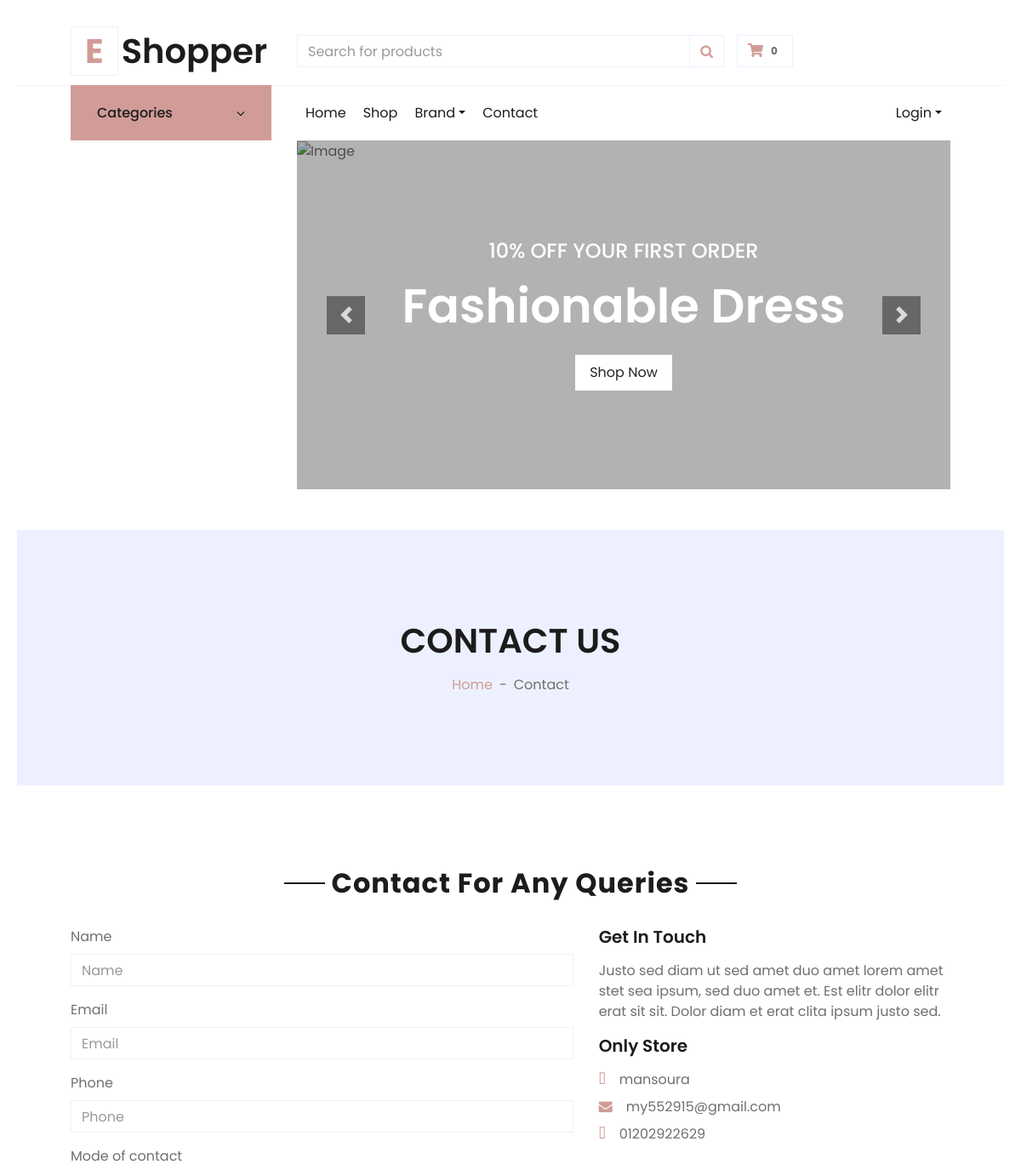
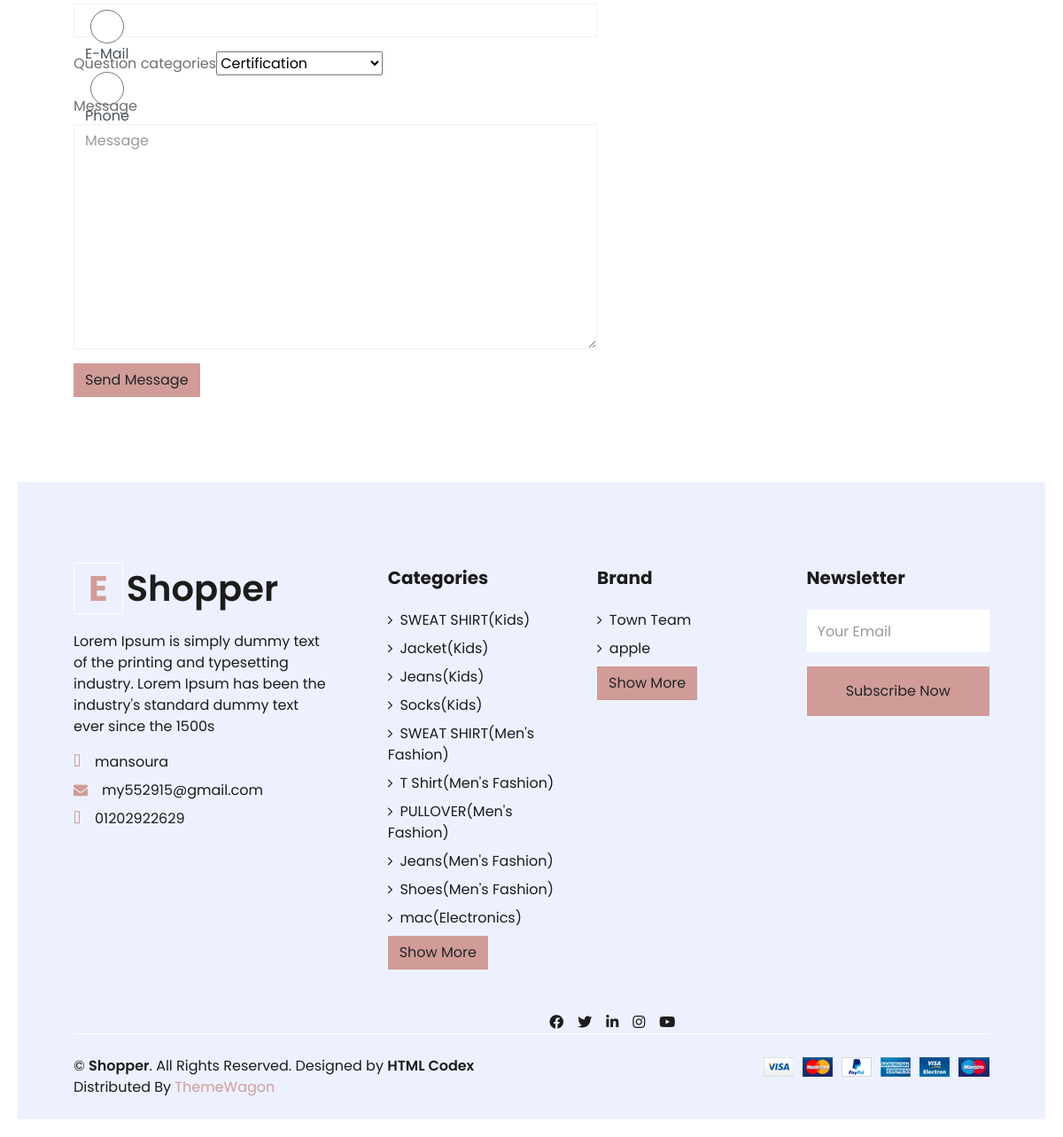
The app's page /contact with its own data (2 pictures, top to bottom).
### settings/models.py (models this page shows, shortened)
class Info(models.Model):
    site_name = models.CharField( max_length=50)
    description = models.TextField(max_length=1000)
    phone = models.CharField( max_length=30 , null=True, blank=True)
    email = models.EmailField( max_length=254 , null=True, blank=True)
    address = models.CharField( max_length=50 , null=True, blank=True)
    image = models.ImageField(upload_to='settings/', null=True, blank=True )
    fb_link = models.URLField( max_length=200)
    twitter_link = models.URLField( max_length=200)
    instagram_link = models.URLField( max_length=200)

class Brand(models.Model):
    BRDName = models.CharField(max_length=40)
    image = models.ImageField(upload_to='product/',blank=True, null=True)
    BRDDesc = models.TextField(blank=True, null=True)
    class Meta:
        verbose_name = _("Brand")
        verbose_name_plural = _("Brands")
    def __str__(self):
        return self.BRDName

### product/models.py (models this page shows)
class Subcategory(models.Model):
    category = models.ForeignKey(ProductCategory, on_delete=models.CASCADE)
    name = models.CharField(max_length=100)
    image = models.ImageField(upload_to='subcategoryimages/',blank=True)
    def __str__(self):
        return self.name

class ProductCategory(models.Model):
    name = models.CharField(max_length=60)
    def __str__(self):
        return self.name

### settings/views.py (the view, shortened to what this page needs)
# urls.py: path( 'contact',contact , name='contact' ),
def contact(request):
    site_info = Info.objects.last()
    form = ContactForm()
    context = {'form': form ,
               'site_info': site_info}
    return render(request,'settings/contact.html',context)

### settings/templates/settings/contact.html (shortened to what this page needs)
{% extends 'base.html' %}
{% load static %}
{% load django_bootstrap5 %}
{% block body %}
<div class="container-fluid bg-secondary mb-5">
    <div class="d-flex flex-column align-items-center justify-content-center" style="min-height: 300px">
        <h1 class="font-weight-semi-bold text-uppercase mb-3">Contact Us</h1>
        <div class="d-inline-flex">
            <p class="m-0"><a href="/">Home</a></p>
            <p class="m-0 px-2">-</p>
            <p class="m-0">Contact</p>
        </div>
    </div>
</div>
<div class="container-fluid pt-5">
    <div class="text-center mb-4">
        <h2 class="section-title px-5"><span class="px-2">Contact For Any Queries</span></h2>
    </div>
    <div class="row px-xl-5">
        <div class="col-lg-7 mb-5">
            <div class="contact-form">
                <form method="POST" enctype="multipart/form-data">
                    {% bootstrap_form form %}
                    {% bootstrap_button button_type="submit" content="Send Message" %}
                </form>
            </div>
        </div>
        <div class="col-lg-5 mb-5">
            <h5 class="font-weight-semi-bold mb-3">Get In Touch</h5>
            <p>Justo sed diam ut sed amet duo amet lorem amet stet sea ipsum, sed duo amet et. Est elitr dolor elitr
                erat sit sit. Dolor diam et erat clita ipsum justo sed.</p>
            <div class="d-flex flex-column mb-3">
                <h5 class="font-weight-semi-bold mb-3">Only Store </h5>
                <p class="mb-2"><i class="fa fa-map-marker-alt text-primary mr-3"></i>{{site_info.address}}</p>
                <p class="mb-2"><i class="fa fa-envelope text-primary mr-3"></i>{{site_info.email}}</p>
                <p class="mb-2"><i class="fa fa-phone-alt text-primary mr-3"></i>{{site_info.phone}}</p>
            </div>
        </div>
    </div>
</div>
{% endblock body %}

### templates/base.html (shortened to what this page needs)
{% load static %}
<!DOCTYPE html>
<html lang="en">
<head>
    <link href="https://cdnjs.cloudflare.com/ajax/libs/font-awesome/5.10.0/css/all.min.css" rel="stylesheet">
    <link rel="stylesheet" href="https://cdnjs.cloudflare.com/ajax/libs/font-awesome/4.7.0/css/font-awesome.min.css">
    <link href="{% static 'lib4/owlcarousel/assets/owl.carousel.min.css'%}" rel="stylesheet">
    <link href="{% static 'css4/style.css'%}" rel="stylesheet">
    <link href="{% static 'css4/review.css'%}" rel="stylesheet">
    <link href="{% static 'css4/custom.css'%}" rel="stylesheet">
</head>
<body>
    <div class="container-fluid">
        <div class="row align-items-center py-3 px-xl-5">
            <div class="col-lg-3 d-none d-lg-block">
                <a href="/" class="text-decoration-none">
                    <h1 class="m-0 display-5 font-weight-semi-bold"><span
                            class="text-primary font-weight-bold border px-3 mr-1">E</span>{{myfooter.site_name}}</h1>
                </a>
            </div>
            <div class="col-lg-6 col-6 text-left">
                <form action="{% url 'product:search' %}" method="GET">
                    <div class="input-group">
                        <input type="text" name="q" class="form-control" placeholder="Search for products">
                        <div class="input-group-append">
                            <span class="input-group-text bg-transparent text-primary">
                                <i class="fa fa-search"></i>
                            </span>
                        </div>
                    </div>
                </form>
            </div>
                <a href="{% url 'carts:cart'%}" class="btn border">
                    <i class="fas fa-shopping-cart text-primary"></i>
                    <span class="badge">{{cart_count}}</span>
                </a>
            </div>
        </div>
        <div class="container-fluid mb-5">
            <div class="row border-top px-xl-5">
                <div class="col-lg-3 d-none d-lg-block">
                    <a class="btn shadow-none d-flex align-items-center justify-content-between bg-primary text-white w-100"
                        data-toggle="collapse" href="#navbar-vertical"
                        style="height: 65px; margin-top: -1px; padding: 0 30px;">
                        <h6 class="m-0">Categories</h6>
                        <i class="fa fa-angle-down text-dark"></i>
                    </a>
                </div>
                <div class="col-lg-9">
                    <nav class="navbar navbar-expand-lg bg-light navbar-light py-3 py-lg-0 px-0">
                        <div class="collapse navbar-collapse justify-content-between" id="navbarCollapse">
                            <div class="navbar-nav mr-auto py-0">
                                <a href="/" class="nav-item nav-link ">Home</a>
                                <a href="{% url 'product:product_list'%}" class="nav-item nav-link">Shop</a>
                                <div class="nav-item dropdown">
                                    <a href="#" class="nav-link dropdown-toggle " data-toggle="dropdown">Brand</a>
                                </div>
                                <a href="{% url 'settings:contact'%}" class="nav-item nav-link">Contact</a>
                            </div>
                            <div class="navbar-nav ml-auto py-0">
                                {% if request.user.is_authenticated %}
                                <div class="nav-item dropdown">
                                    <a href="#" class="nav-link dropdown-toggle" data-toggle="dropdown">Profile</a>
                                    <div class="dropdown-menu rounded-0 m-0">
                                        <a href="{% url 'accounts:profile' %}" class="dropdown-item">Profile</a>
                                        <a href="{% url 'accounts:user_favourites' %}"
                                            class="dropdown-item">Favourit</a>
                                        <a href="{% url 'accounts:orders' %}" class="dropdown-item">Orders</a>
                                        <a href="{% url 'password_change' %}" class="dropdown-item">Change Password</a>
                                        <a href="{% url 'accounts:forgotPassword' %}" class="dropdown-item">Rest
                                            Password</a>
                                        <a href="{% url 'logout' %}" class="dropdown-item">Logout</a>
                                    </div>
                                </div>
                                {% else %}
                                <div class="nav-item dropdown">
                                    <a href="#" class="nav-link dropdown-toggle" data-toggle="dropdown">Login</a>
                                </div>
                                {% endif %}
                            </div>
                        </div>
                    </nav>
                    <div id="header-carousel" class="carousel slide" data-ride="carousel">
                        <div class="carousel-inner">
                            <div class="carousel-item active" style="height: 410px;">
                                <img class="img-fluid" src="{% static 'img4/carousel-1.jpg'%}" alt="Image">
                                <div
                                    class="carousel-caption d-flex flex-column align-items-center justify-content-center">
                                    <div class="p-3" style="max-width: 700px;">
                                        <h4 class="text-light text-uppercase font-weight-medium mb-3">10% Off Your First
                                            Order</h4>
                                        <h3 class="display-4 text-white font-weight-semi-bold mb-4">Fashionable Dress
                                        </h3>
                                        <a href="{%url 'product:product_list'%}" class="btn btn-light py-2 px-3">Shop
                                            Now</a>
                                    </div>
                                </div>
                            </div>
                        </div>
                        <a class="carousel-control-prev" href="#header-carousel" data-slide="prev">
                            <div class="btn btn-dark" style="width: 45px; height: 45px;">
                                <span class="carousel-control-prev-icon mb-n2"></span>
                            </div>
                        </a>
                        <a class="carousel-control-next" href="#header-carousel" data-slide="next">
                            <div class="btn btn-dark" style="width: 45px; height: 45px;">
                                <span class="carousel-control-next-icon mb-n2"></span>
                            </div>
                        </a>
                    </div>
                </div>
            </div>
        </div>
        {% block body %}
        {% endblock body %}
        <div class="container-fluid bg-secondary text-dark mt-5 pt-5">
            <div class="row px-xl-5 pt-5">
                <div class="col-lg-4 col-md-12 mb-5 pr-3 pr-xl-5">
                    <a href="/" class="text-decoration-none">
                        <h1 class="mb-4 display-5 font-weight-semi-bold"><span
                                class="text-primary font-weight-bold border border-white px-3 mr-1">E</span>{{myfooter.site_name}}
                        </h1>
                    </a>
                    <p>{{myfooter.description}}</p>
                    <p class="mb-2"><i class="fa fa-map-marker-alt text-primary mr-3"></i>{{myfooter.address}}</p>
                    <p class="mb-2"><i class="fa fa-envelope text-primary mr-3"></i>{{myfooter.email}}</p>
                    <p class="mb-0"><i class="fa fa-phone-alt text-primary mr-3"></i>{{myfooter.phone}}</p>
                </div>
                <div class="col-lg-8 col-md-12">
                    <div class="row">
                        <div class="col-md-4 mb-5">
                            <h5 class="font-weight-bold text-dark mb-4">Categories</h5>
                            <div class="d-flex flex-column justify-content-start">
                                {% for category in categories_footer %}
                                {% for subcategory in category.subcategory_set.all %}
                                <a class="text-dark mb-2" href="{% url 'product:product_by_category' subcategory.id %}"><i
                                        class="fa fa-angle-right mr-2"></i>{{subcategory}}({{category}})</a>
                                {% endfor %}
                                {% endfor %}
                                <a href="{% url 'settings:category_list'  %}"><button type="button"
                                        class="btn btn-primary">Show
                                        More</button></a>
                            </div>
                        </div>
                        <div class="col-md-4 mb-5">
                            <h5 class="font-weight-bold text-dark mb-4">Brand</h5>
                            <div class="d-flex flex-column justify-content-start">
                                {% for brand in brands_footer  %}
                                <a class="text-dark mb-2" href="{%url 'product:product_by_brand' brand%}"><i
                                        class="fa fa-angle-right mr-2"></i>{{brand}}</a>
                                {% endfor %}
                                <a href="{% url 'settings:brand_list'  %}"><button type="button"
                                        class="btn btn-primary">Show
                                        More</button></a>
                            </div>
                        </div>
                        <div id="main_form_div" class="col-md-4 mb-5">
                            <h5 class="font-weight-bold text-dark mb-4">Newsletter</h5>
                            <form id="newsletters_form" action="{% url 'home:newsletter2' %}" method="POST">
                                <div class="form-group">
                                    <input type="email" name="emailinput" class="form-control border-0 py-4"
                                        placeholder="Your Email" required="required" />
                                </div>
                                <div>
                                    <button class="btn btn-primary btn-block border-0 py-3" type="submit">Subscribe
                                        Now</button>
                                </div>
                            </form>
                        </div>
                        <div class="col-lg-6 text-center text-lg-right">
                            <div class="d-inline-flex align-items-center">
                                <a class="text-dark px-2" href="{{myfooter.fb_link}}">
                                    <i class="fab fa-facebook-f"></i>
                                </a>
                                <a class="text-dark px-2" href="{{myfooter.twitter_link}}">
                                    <i class="fab fa-twitter"></i>
                                </a>
                                <a class="text-dark px-2" href="">
                                    <i class="fab fa-linkedin-in"></i>
                                </a>
                                <a class="text-dark px-2" href="">
                                    <i class="fab fa-instagram"></i>
                                </a>
                                <a class="text-dark pl-2" href="">
                                    <i class="fab fa-youtube"></i>
                                </a>
                            </div>
                        </div>
                    </div>
                </div>
            </div>
            <div class="row border-top border-light mx-xl-5 py-4">
                <div class="col-md-6 px-xl-0">
                    <p class="mb-md-0 text-center text-md-left text-dark">
                        &copy; <a class="text-dark font-weight-semi-bold" href="#">{{myfooter.site_name}}</a>. All
                        Rights
                        Reserved.
                        Designed
                        by
                        <a class="text-dark font-weight-semi-bold" href="https://htmlcodex.com">HTML Codex</a><br>
                        Distributed By <a href="https://themewagon.com" target="_blank">ThemeWagon</a>
                    </p>
                </div>
                <div class="col-md-6 px-xl-0 text-center text-md-right">
                    <img class="img-fluid" src="{% static 'img4/payments.png' %}" alt="">
                </div>
            </div>
        </div>
</body>
</html>

### records on screen
Info: site_name "Shopper", address "mansoura", email "my552915@gmail.com", phone "01202922629", description "Lorem Ipsum is simply dummy text of the printing and typesetting industry. Lorem Ipsum has been the industry's standard dummy text ever since the 1500s"
ProductCategory: name "Kids"
Subcategory: name "SWEAT SHIRT"
Subcategory: name "Jacket"
Subcategory: name "Jeans"
Subcategory: name "Socks"
ProductCategory: name "Men's Fashion"
Subcategory: name "SWEAT SHIRT"
Subcategory: name "T Shirt"
Subcategory: name "PULLOVER"
Subcategory: name "Jeans"
Subcategory: name "Shoes"
ProductCategory: name "Electronics"
Subcategory: name "mac"
Brand: BRDName "Town Team"
Brand: BRDName "apple"

### other values on screen
{{ cart_count }} "0"
